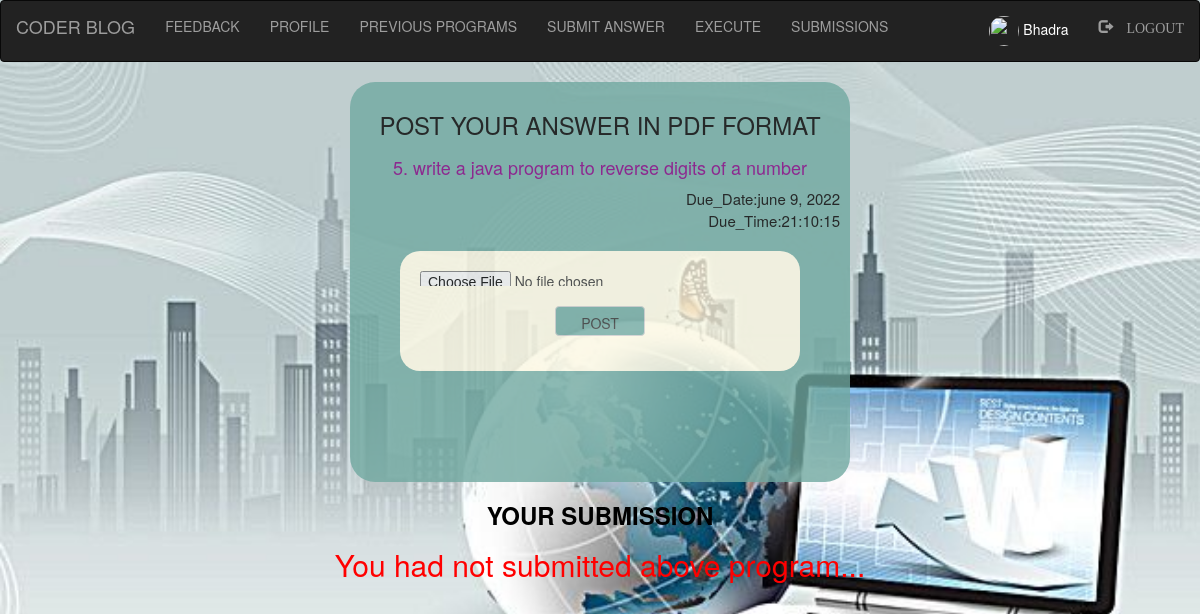
The page /student/submit_answer.php (signed in) on the database its author committed.
### tables this page shows
CREATE TABLE `post_question` (
  `qno` int(11) NOT NULL,
  `start_date` varchar(15) NOT NULL,
  `start_time` varchar(15) NOT NULL,
  `due_date` varchar(30) NOT NULL,
  `due_time` varchar(15) NOT NULL,
  `question` text NOT NULL,
  `status` int(11) NOT NULL DEFAULT 1,
  `trend` int(11) NOT NULL DEFAULT 1
);

### student/submit_answer.php (the view, shortened to what this page needs)
<?php
 include "navbar.php";
 include "../connection.php";
 ?>
 <html>
 <head>
 </head>
 <body>
 	<?php
 		if(isset($_SESSION['login_user'])&&$_SESSION['id']==2){
 		$question="";
 		$date="";
 		$time="";
 		$qno=0;
 		$sql="SELECT * FROM post_question WHERE trend=1;";
		$res=mysqli_query($db,$sql);
		if($res!=false){
			$row=mysqli_fetch_assoc($res);
			$question=$row['question'];
			$date=$row['due_date'];
			$time=$row['due_time'];
			$qno=$row['qno'];
		}
									?>
 	<div class="wrapper">
 		<h3>POST YOUR ANSWER IN PDF FORMAT</h3>
 		<div class="scroll">
	 		<h4>
	 			<?php
	 				echo $qno.". ".$question;
	 			?>
	 		</h4>
	 		<p>
	 			<?php
	 				echo "Due_Date:".$date;echo "<br>";
	 				echo "Due_Time:".$time;
	 			?>
	 		</p>
 		</div>
 			<div class="box">
			 		<form  method="post" enctype="multipart/form-data">
			 			<input type="file" name="pdffile" required=""><br>
			 			<input type="submit" name="submit" value="POST" class="btn btn-default" style="background-color: #71a9a1;">
			 		</form><br><br>
			 </div>
 	</div>
 	<h3 ><b>YOUR SUBMISSION</b></h3>
	<?php
			$sql1="SELECT * FROM post_question WHERE trend=1 and status=1;";
			$res1=mysqli_query($db,$sql1);
			if($res1!=false){
				$sql="SELECT * FROM submit_answer WHERE username='".$_SESSION['login_user']."' and qno=$qno;";
				$res=mysqli_query($db,$sql);
				$h1=0;
				if($res!=false){
					$h1=mysqli_num_rows($res);
				}
				if($h1==0){
					echo "<div style='text-align:center;'>";
					echo "<h2 style='color:red;'>";
					echo "You had not submitted above program...";
					echo "</h2>";
					echo "</div>";
				}
			}
		}
		?>
 </body>
 </html>

### style.css (style rules this page uses)
html, body, div, span, object, iframe, h1, h2, h3, h4, h5, h6, p, blockquote, pre, abbr, address, cite, code, del, dfn, em, img, ins, kbd, q, samp, small, strong, sub, sup, var, b, i, dl, dt, dd, ol, ul, li, fieldset, form, label, legend, table, caption, tbody, tfoot, thead, tr, th, td, article, aside, canvas, details, figcaption, figure, footer, header, hgroup, menu, nav, section, summary, time, mark, audio, video { margin:0; padding:0; border:0; outline:0; font-size:100%; vertical-align:baseline; background:transparent; }
body { line-height:1; }
input, select { vertical-align:middle; }
input { height:15px; width:230px; }

### student/submit_answer.php (style rules this page uses)
body { background-image: url("../images/ccm.jpg"); background-repeat:no-repeat; background-size: cover; }
.wrapper { width:500px; height:400px; background-color:#71a9a1; border-radius: 25px; opacity:0.8; margin:5px auto; padding:10px; }
.box { margin:10px auto; border-radius: 20px; width:400px; height:120px; background-color:#fcf8e3; padding:20px; }
.btn { width:90px; height:30px; }
.scroll { overflow:auto; }
h4 { text-align: center; color:purple; }
p { text-align: right; font-size: 15px; color:black; }
h3 { text-align: center; color:black; }
form { text-align: center; }

### rows shown on the page
post_question: qno "5", question "write a java program to reverse digits of a number", due_date "june 9, 2022", due_time "21:10:15"

### other values the page prints
$_SESSION['login_user'] "Bhadra"
